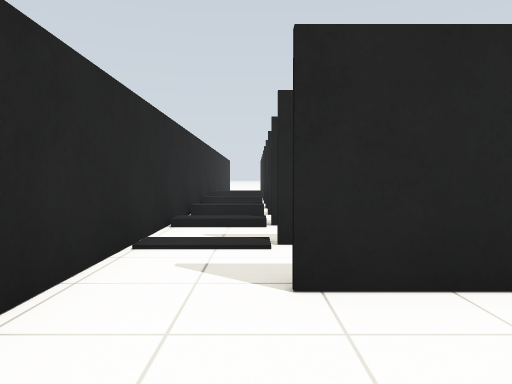
View 1 (above)

12 first-person views from a walk through a world built for the Gazebo simulator. The camera is 0.86 m above the floor, tilts 2° down and sees 70° across. The floor is counted in squares, 1 m on a side. Each view is taken from the middle of a square. On the plan, view 1 faces up. The plan holds only what a view shows up to about 12 squares ahead; the rest is blank.

View 2
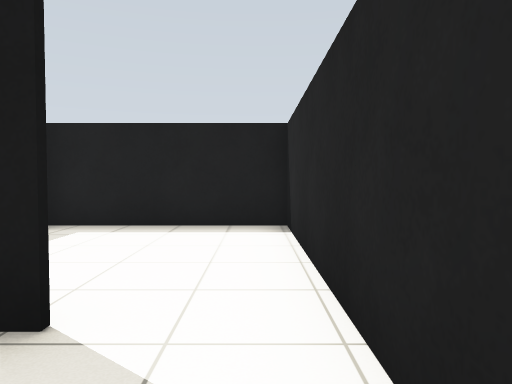

View 3
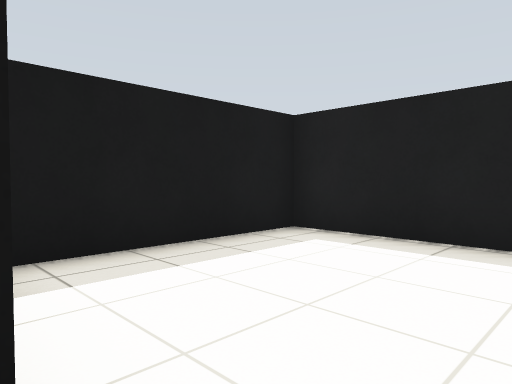

View 4
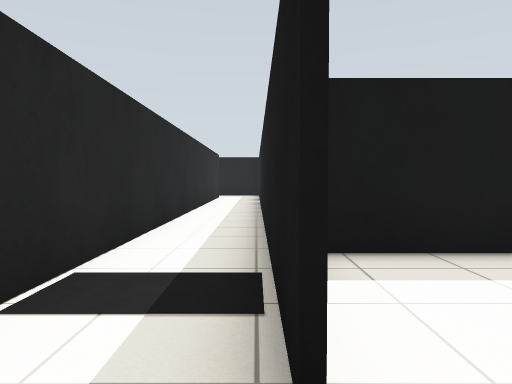

View 5
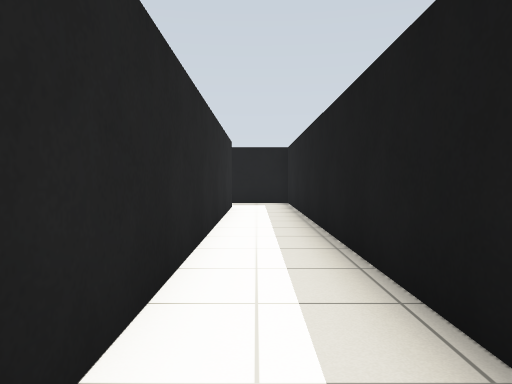

View 6
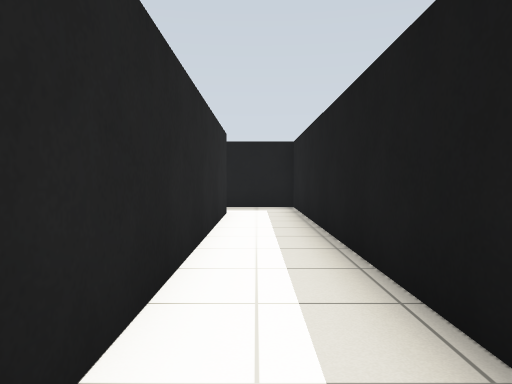

View 7
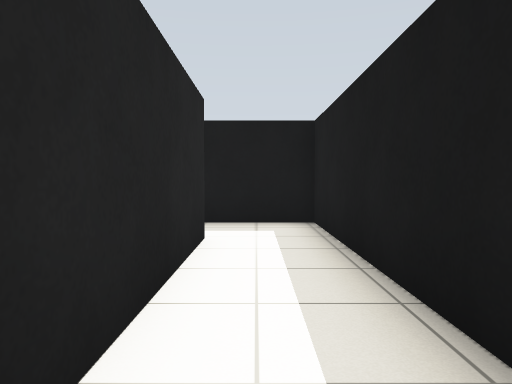

View 8
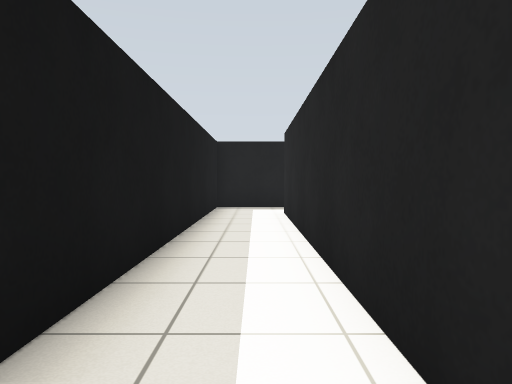

View 9
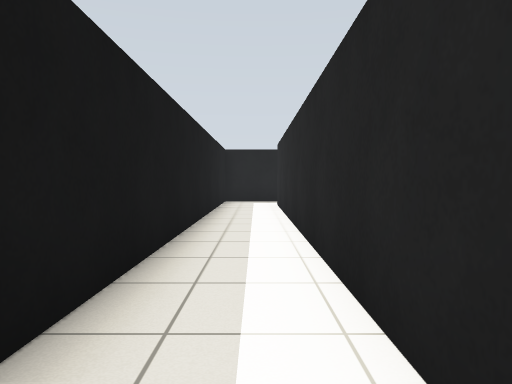

View 10
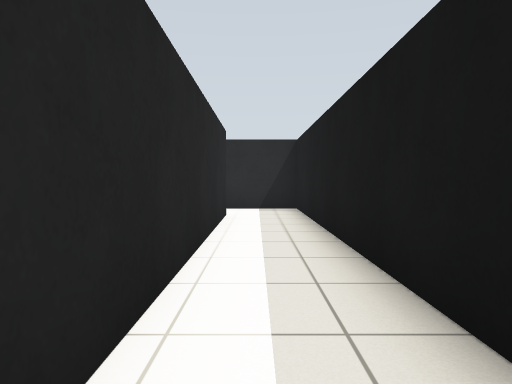

View 11
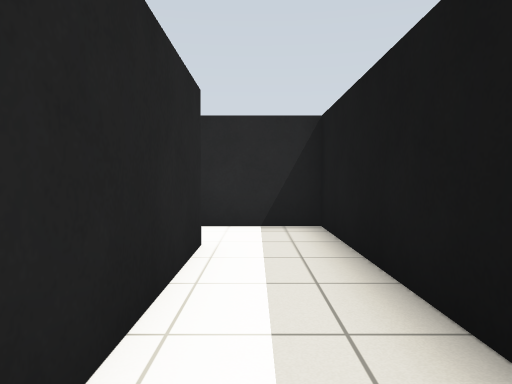

View 12
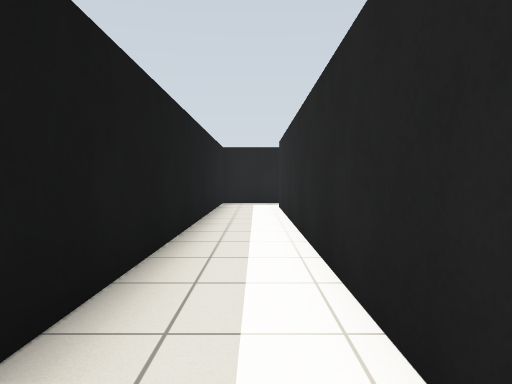

### Floor plan
Key: @ floor where view 1 was taken; # wall or solid block; . floor; / step, stairs or slope; = window, fence, low wall or low ledge.
Columns run from 2 left of view 1 to 18 right of it. Each row starts with its distance up from view 1.
 23                   ###
 22                   ..#
 21                   #.#
 20                   #.#
 19                   #.#
 18                   #.#
 17                   #.#
 16                   #.#
 15                   #.#
 14                   #.#
 13                   #.#
 12  ==               #.#
 11  ==               #.#
 10  ==               #.#
  9 #==               #.#
  8 #..               #.#
  7 #//#              #.#
  6 #..               #.#
  5 #..################.#
  4 #...................#
  3 #..##################
  2 #....#
  1 #....#
  0 #.@..#
 -1 #....#
 -2 ######

Where each view was taken, in squares from view 1:
view 1: 0 up, 0 right, facing up
view 2: 5 up, 1 left, facing down
view 3: 3 up, 1 left, facing down-right
view 4: 3 up, 1 left, facing right
view 5: 4 up, 5 right, facing right
view 6: 4 up, 7 right, facing right
view 7: 4 up, 11 right, facing right
view 8: 14 up, 17 right, facing down
view 9: 17 up, 17 right, facing down
view 10: 12 up, 17 right, facing up
view 11: 16 up, 17 right, facing up
view 12: 16 up, 17 right, facing down
